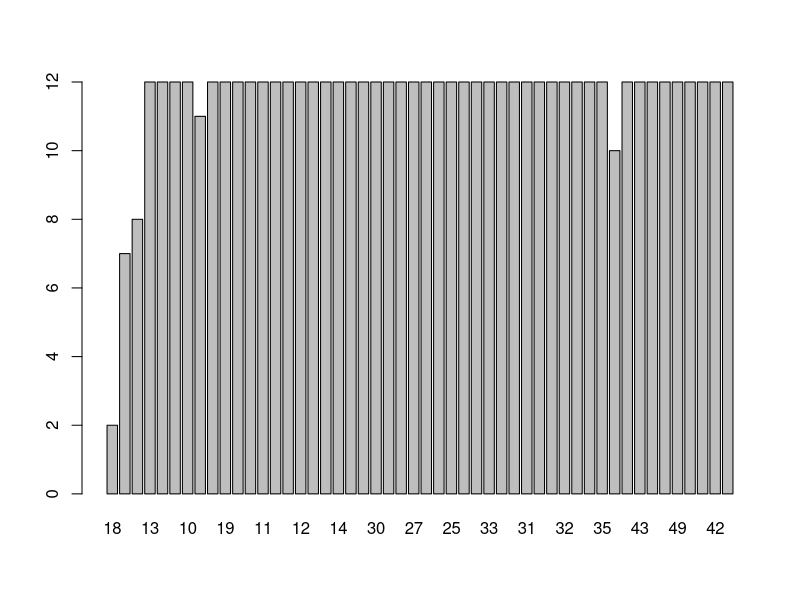
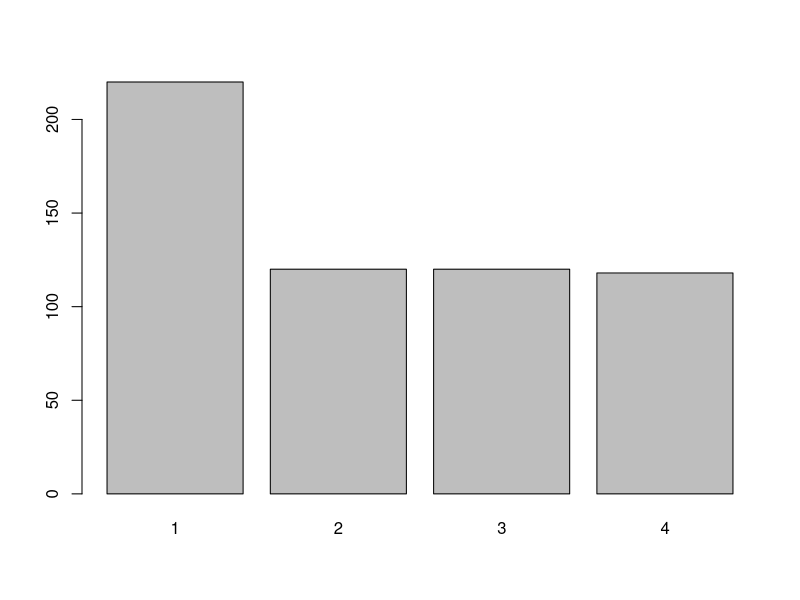
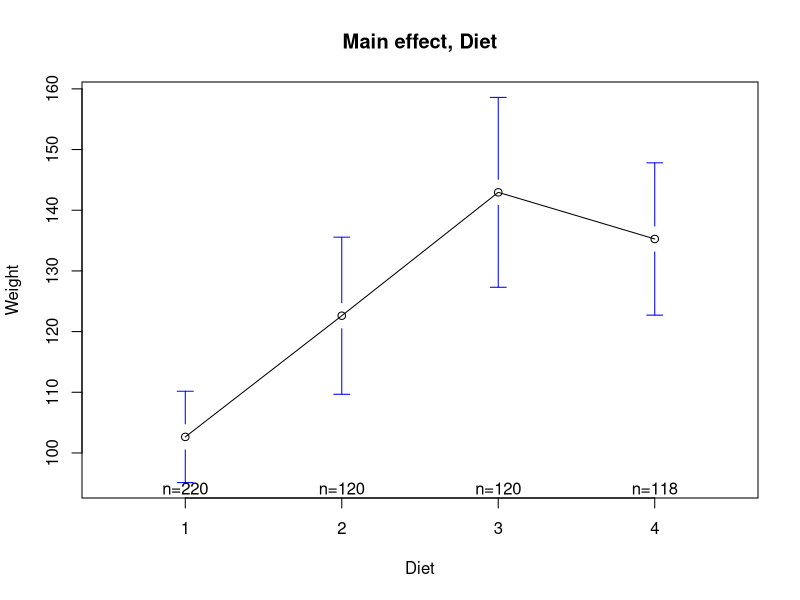
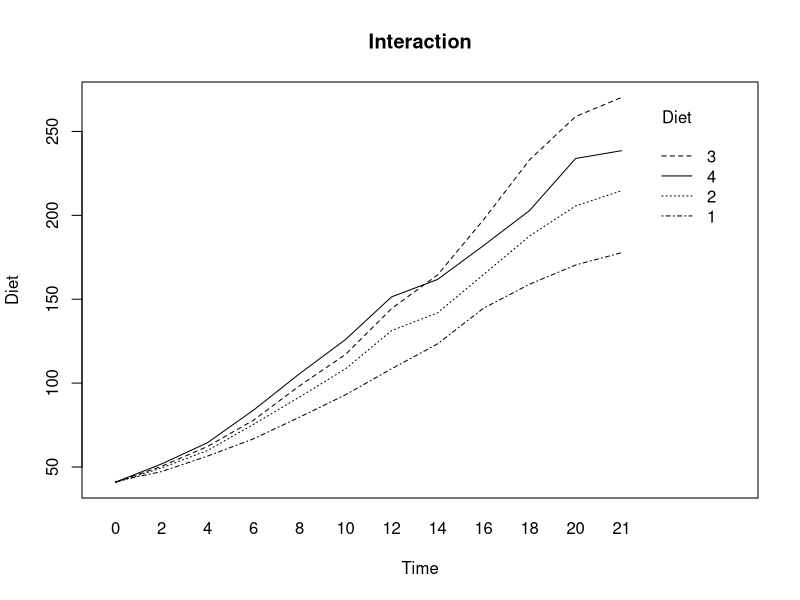
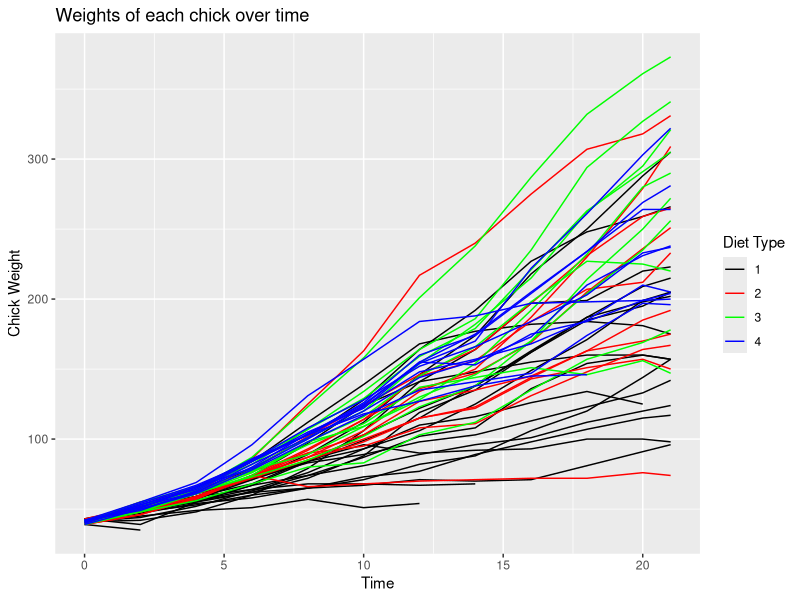
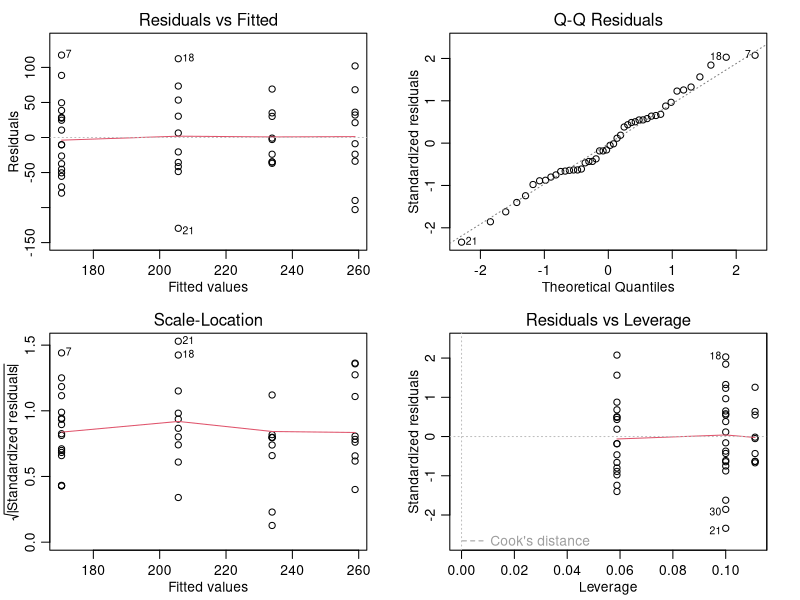

Here is the R script that generated these plots, in order:
## ---- chunk 1
library(lme4)
## ---- chunk 2
data(ChickWeight)
## ---- chunk 3
# see the definition of each variable
?ChickWeight
## ---- chunk 4
# types
sapply(ChickWeight, class)
## ---- chunk 5
# numeric (quantitative) variables
summary(ChickWeight$weight)
summary(ChickWeight$Time)
## ---- chunk 6
# categorical variables
#nlevels(ChickWeight$Chick)
#levels(ChickWeight$Chick)
#table(ChickWeight$Chick)
barplot(table(ChickWeight$Chick))

#nlevels(ChickWeight$Diet)
#levels(ChickWeight$Diet)
#table(ChickWeight$Diet)
barplot(table(ChickWeight$Diet))
## ---- chunk 7
# Get summary using Group_by using dplyr
library(dplyr)
summary_table2 = ChickWeight %>% group_by(Diet) %>% 
  summarise(
    count=n(),
    min=min(weight),
    Q1=quantile(weight, 0.25),
    mean=mean(weight),
    SD =sd(weight),
    Q3 = quantile(weight, 0.75),
    max=max(weight)
  )
# summary_table2
## ---- chunk 8
library(gplots)
plotmeans(weight~Diet, data=ChickWeight, xlab="Diet", ylab="Weight",
          main="Main effect, Diet") 

with(ChickWeight, interaction.plot(x.factor=Time, 
                                   trace.factor=Diet, 
                                   response=weight, 
                            xlab="Time",ylab="Diet", main="Interaction"))
## ---- chunk 9
# Plot and add title, x and y labels, and legend title. (MAKE SURE TO CHANGE THOSE!)
library(ggplot2)
ggplot(ChickWeight, aes(x=Time, y=weight, group=Chick, color=Diet)) + 
  geom_line() + 
  scale_color_manual(values = c("black", "red", "green", "blue")) + 
  ggtitle("Weights of each chick over time") + 
  xlab("Time") + ylab("Chick Weight") + labs(colour="Diet Type")
## ---- chunk 10
# Create a data frame that keeps only Day 20 values
Day20 = ChickWeight %>% filter(Time == 20)

# Fit One Way Anova model 
model1 = lm(weight ~ as.factor(Diet), data=Day20)
anova(model1)

## Alt. way to fit and get p-values
anova.fit = aov(weight~as.factor(Diet), data=Day20)
summary(anova.fit)
## ---- chunk 11
par(mfrow=c(2,2), mar=c(3,3,2,2), mgp=c(1.7,.7,0))
plot(anova.fit)
## ---- chunk 12
library(car)
leveneTest(weight~as.factor(Diet), data=Day20) # Levene's test
## ---- chunk 13
shapiro.test(anova.fit$residuals) # Shapiro-Wilk normality test
## ---- chunk 14
nlevels(as.factor(ChickWeight$Time))
## ---- chunk 15
with(ChickWeight, table(as.factor(Time), Diet)) # unbalanced design
## ---- chunk 16
# Fit Two way Anova model (Fixed Effects)
model2 = lm(weight ~ as.factor(Diet) * as.factor(Time), data=ChickWeight)
anova(model2)

## Alt. way to fit and get p-values
two_anova_fit = aov(weight ~ as.factor(Diet) * as.factor(Time), data=ChickWeight)
summary(two_anova_fit)

# test of interactions
full    = aov(weight ~ as.factor(Diet) * as.factor(Time), data=ChickWeight)
reduced = aov(weight ~ as.factor(Diet) + as.factor(Time), data=ChickWeight)
anova(reduced, full)
## ---- chunk 17
# Fit Two way Anova model (Mixed Effects)
## (1|Chick) is the random effect of Chick
## (0 + Time|Chick) is the random slope of time given a chick
mixed_model = lmer(weight ~ Time * as.factor(Diet) + (1|Chick) + (0 + Time|Chick),
                   data=ChickWeight)

# Report the coefficients (of the fixed effects)
summary(mixed_model)$coefficients
